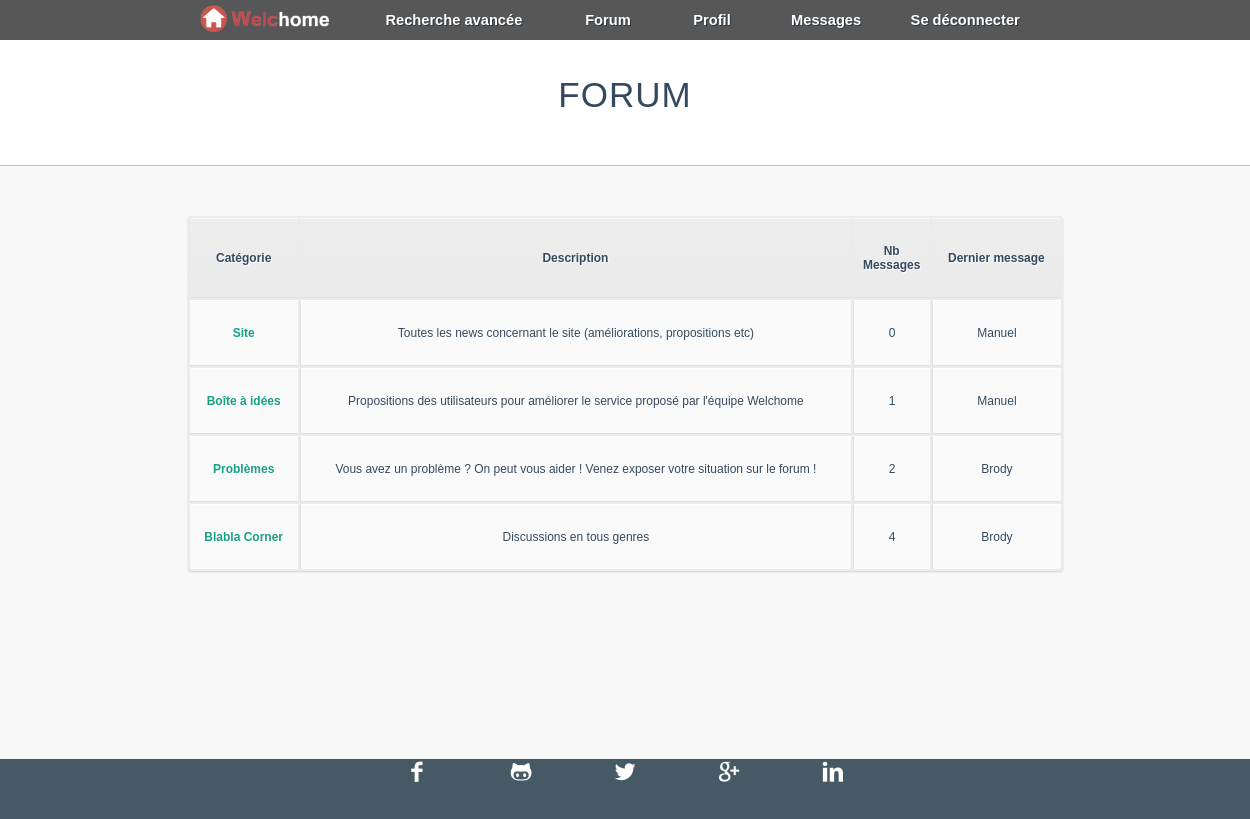
Before: /fichiers_php/forum.php (signed in) with the older database file.
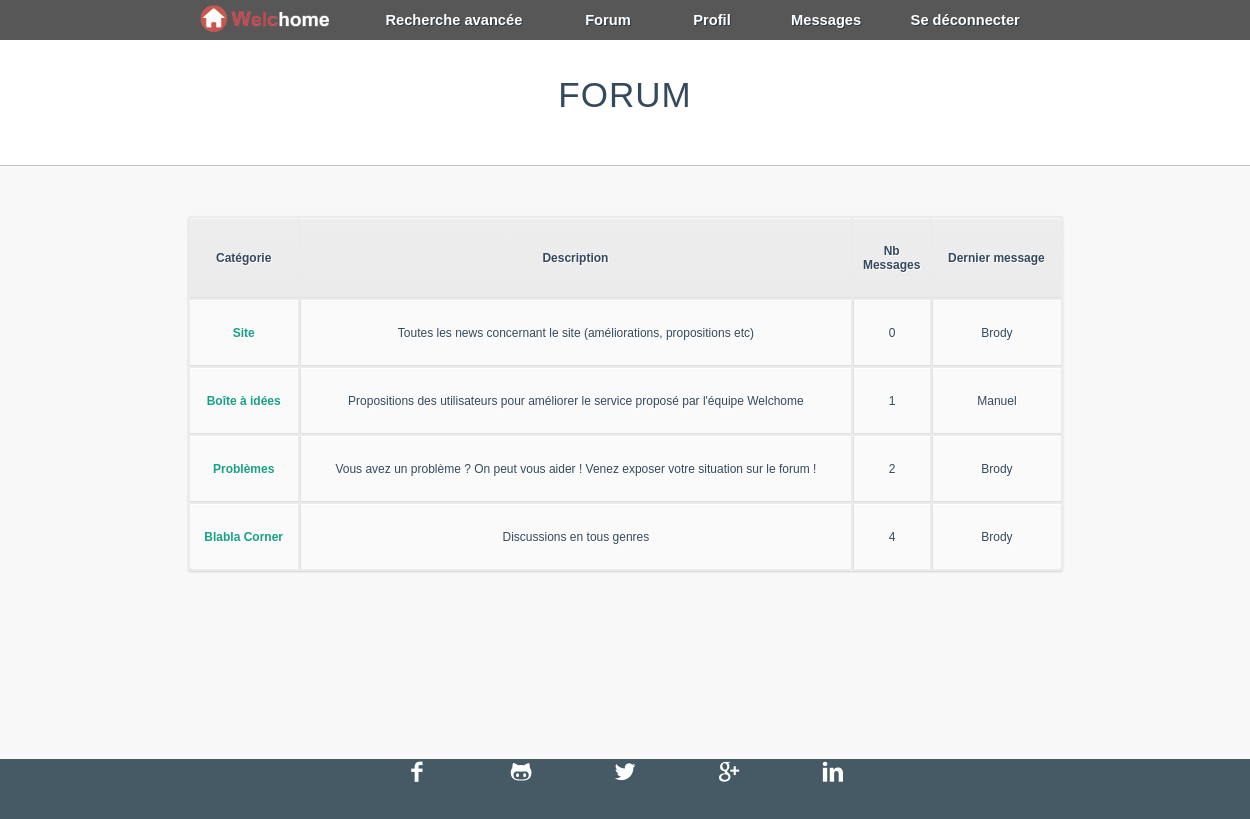
After: the same page with the newer database file.
### tables this page shows
CREATE TABLE IF NOT EXISTS `forum_forum` (
  `id_cat` int(11) NOT NULL AUTO_INCREMENT,
  `nom_cat` varchar(255) NOT NULL,
  `description` text NOT NULL,
  `nb_message` int(11) NOT NULL,
  `last_message` text,
  PRIMARY KEY (`id_cat`)
);

CREATE TABLE IF NOT EXISTS `users` (
  `id_users` int(255) NOT NULL AUTO_INCREMENT,
  `username` varchar(255) NOT NULL,
  `nom_user` varchar(200) NOT NULL,
  `prenom_user` varchar(200) NOT NULL,
  `description_users` text NOT NULL,
  `preference_echange` text NOT NULL,
  `password` varchar(255) NOT NULL,
  `email` varchar(255) NOT NULL,
  `rights` varchar(255) NOT NULL,
  `signup_date` date NOT NULL,
  `avatar` text NOT NULL,
  `sexe` text,
  `tel` text,
  `situation` text,
  `profession` text,
  `description` text,
  PRIMARY KEY (`id_users`)
);

### fichiers_php/forum.php (the view, shortened to what this page needs)
<html>
<head>
    <link rel="stylesheet" href="../style.css" />
</head>
<body class="forum_messagerie">
<header>
    <?php include("menus.php"); ?>
</header>
<div class="superglobal">
    <div class="global">
        <div class="forum_title"><h7><?php echo forum1 ?></h7></div>
        <div class="forum_tableau"><table class="tableau_forum_accueil0">
            <tr>
                <th><?php echo categorie; ?></th>
                <th><?php echo description; ?></th>
                <th style="width: 50px;"><?php echo nbmessages; ?></th>
                <th><?php echo lastmessage; ?></th>
            </tr>
            <?php
            $req = $bdd -> query("SELECT * FROM forum_forum");
            $nb = $req -> rowCount();
            if ($nb == 0) {echo "PROBLEME" ;}
            else {
                for ($i=0 ; $i < $nb ; $i++) {
                    $cat = $req -> fetch();
                    $last = $bdd -> prepare("SELECT * FROM users WHERE id_users=?");
                    $last -> execute(array($cat[4]));
                    $lastf = $last -> fetch();
                    ?>
                    <tr>
                        <td><a href="site.php?id_cat=<?php echo $cat[0]?>"><?php echo $cat[1];?></a></td>
                        <td><?php echo $cat[2];?></td>
                        <td><?php echo $cat[3];?></td>
                        <td><?php echo ''.$lastf[1].'';?></td>
                    </tr>
                    <?php
                }
            }
            ?>
        </table></div>
    </div>
</div>
<?php
include("footer2.php");
?>
</body>
</html>

Changed rows visible on the page:
changed forum_forum "Site": users.username "Manuel" → "Brody"
